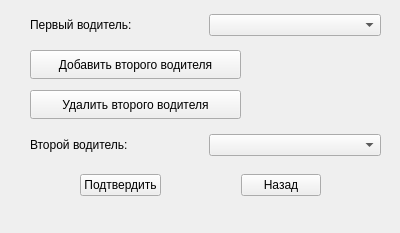
<?xml version="1.0" encoding="UTF-8"?>
<ui version="4.0">
 <class>PickDriver</class>
 <widget class="QWidget" name="PickDriver">
  <property name="geometry">
   <rect>
    <x>0</x>
    <y>0</y>
    <width>400</width>
    <height>233</height>
   </rect>
  </property>
  <property name="windowTitle">
   <string>Form</string>
  </property>
  <widget class="QWidget" name="layoutWidget">
   <property name="geometry">
    <rect>
     <x>30</x>
     <y>10</y>
     <width>351</width>
     <height>30</height>
    </rect>
   </property>
   <layout class="QHBoxLayout" name="horizontalLayout">
    <item>
     <widget class="QLabel" name="label">
      <property name="text">
       <string>Первый водитель:</string>
      </property>
     </widget>
    </item>
    <item>
     <widget class="QComboBox" name="comboBox"/>
    </item>
   </layout>
  </widget>
  <widget class="QWidget" name="layoutWidget">
   <property name="geometry">
    <rect>
     <x>30</x>
     <y>130</y>
     <width>351</width>
     <height>30</height>
    </rect>
   </property>
   <layout class="QHBoxLayout" name="horizontalLayout_2">
    <item>
     <widget class="QLabel" name="label_2">
      <property name="text">
       <string>Второй водитель:</string>
      </property>
     </widget>
    </item>
    <item>
     <widget class="QComboBox" name="comboBox_2"/>
    </item>
   </layout>
  </widget>
  <widget class="QWidget" name="layoutWidget">
   <property name="geometry">
    <rect>
     <x>80</x>
     <y>170</y>
     <width>241</width>
     <height>31</height>
    </rect>
   </property>
   <layout class="QHBoxLayout" name="horizontalLayout_3">
    <item>
     <widget class="QPushButton" name="accept_pushButton">
      <property name="text">
       <string>Подтвердить</string>
      </property>
     </widget>
    </item>
    <item>
     <spacer name="horizontalSpacer">
      <property name="orientation">
       <enum>Qt::Horizontal</enum>
      </property>
      <property name="sizeHint" stdset="0">
       <size>
        <width>40</width>
        <height>20</height>
       </size>
      </property>
     </spacer>
    </item>
    <item>
     <widget class="QPushButton" name="back_pushButton">
      <property name="text">
       <string>Назад</string>
      </property>
     </widget>
    </item>
   </layout>
  </widget>
  <widget class="QPushButton" name="addSecond_pushButton">
   <property name="geometry">
    <rect>
     <x>30</x>
     <y>50</y>
     <width>211</width>
     <height>29</height>
    </rect>
   </property>
   <property name="text">
    <string>Добавить второго водителя</string>
   </property>
  </widget>
  <widget class="QPushButton" name="daleteSecond_pushButton">
   <property name="geometry">
    <rect>
     <x>30</x>
     <y>90</y>
     <width>211</width>
     <height>29</height>
    </rect>
   </property>
   <property name="text">
    <string>Удалить второго водителя</string>
   </property>
  </widget>
 </widget>
 <resources/>
 <connections/>
</ui>
